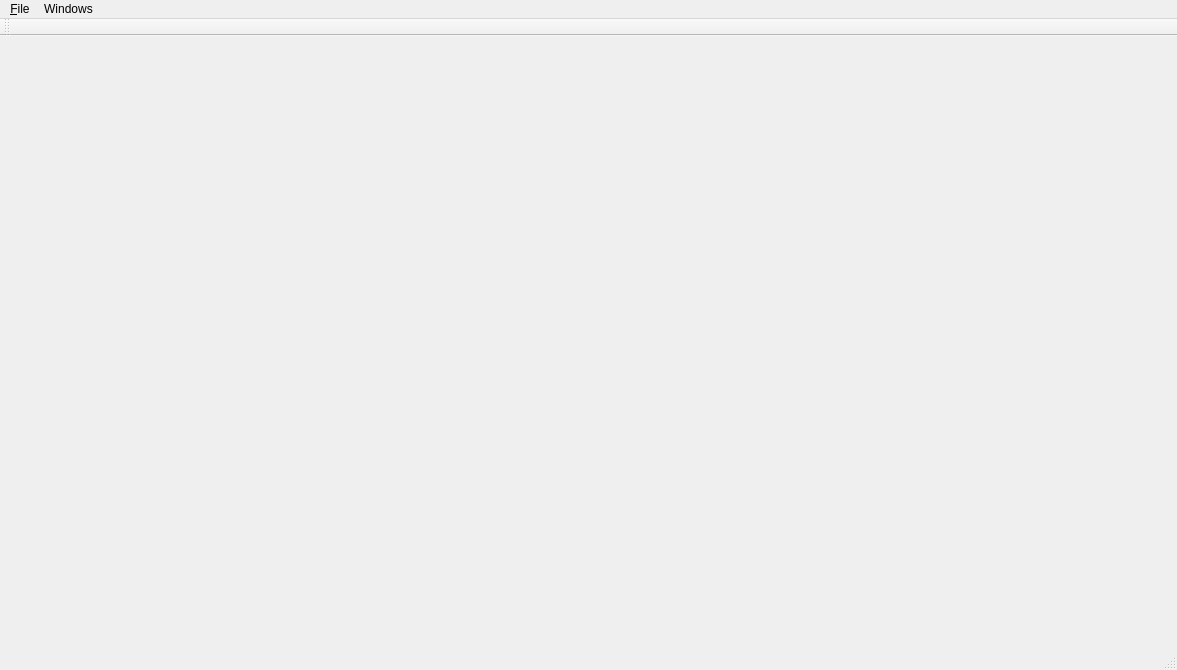
<?xml version="1.0" encoding="UTF-8"?>
<ui version="4.0">
 <class>MainWindow</class>
 <widget class="QMainWindow" name="MainWindow">
  <property name="geometry">
   <rect>
    <x>0</x>
    <y>0</y>
    <width>1177</width>
    <height>670</height>
   </rect>
  </property>
  <property name="minimumSize">
   <size>
    <width>192</width>
    <height>133</height>
   </size>
  </property>
  <property name="windowTitle">
   <string>Matrix</string>
  </property>
  <widget class="MapView" name="map_view">
   <layout class="QVBoxLayout" name="vertical_layout">
    <property name="spacing">
     <number>5</number>
    </property>
    <property name="leftMargin">
     <number>4</number>
    </property>
    <property name="topMargin">
     <number>4</number>
    </property>
    <property name="rightMargin">
     <number>4</number>
    </property>
    <property name="bottomMargin">
     <number>4</number>
    </property>
   </layout>
  </widget>
  <widget class="QMenuBar" name="menu_bar">
   <property name="geometry">
    <rect>
     <x>0</x>
     <y>0</y>
     <width>1177</width>
     <height>20</height>
    </rect>
   </property>
   <widget class="QMenu" name="menu_file">
    <property name="title">
     <string>&amp;File</string>
    </property>
    <addaction name="separator"/>
    <addaction name="action_exit"/>
   </widget>
   <widget class="QMenu" name="menu_windows">
    <property name="title">
     <string>Windows</string>
    </property>
   </widget>
   <addaction name="menu_file"/>
   <addaction name="menu_windows"/>
  </widget>
  <widget class="QStatusBar" name="status_bar"/>
  <widget class="QToolBar" name="tool_bar">
   <property name="windowTitle">
    <string>Toolbar</string>
   </property>
   <attribute name="toolBarArea">
    <enum>TopToolBarArea</enum>
   </attribute>
   <attribute name="toolBarBreak">
    <bool>false</bool>
   </attribute>
  </widget>
  <action name="action_exit">
   <property name="text">
    <string>E&amp;xit</string>
   </property>
  </action>
  <action name="action_zoom_in">
   <property name="icon">
    <iconset resource="../../core_ui/resources.qrc">
     <normaloff>:/resources/zoom_in.png</normaloff>:/resources/zoom_in.png</iconset>
   </property>
   <property name="text">
    <string>Zoom In</string>
   </property>
   <property name="toolTip">
    <string>Zoom In</string>
   </property>
  </action>
  <action name="action_zoom_out">
   <property name="icon">
    <iconset resource="../../core_ui/resources.qrc">
     <normaloff>:/resources/zoom_out.png</normaloff>:/resources/zoom_out.png</iconset>
   </property>
   <property name="text">
    <string>Zoom Out</string>
   </property>
   <property name="toolTip">
    <string>Zoom Out</string>
   </property>
  </action>
 </widget>
 <layoutdefault spacing="6" margin="11"/>
 <customwidgets>
  <customwidget>
   <class>MapView</class>
   <extends>QWidget</extends>
   <header>map_view.h</header>
   <container>1</container>
  </customwidget>
 </customwidgets>
 <resources>
  <include location="../../core_ui/resources.qrc"/>
 </resources>
 <connections>
  <connection>
   <sender>action_exit</sender>
   <signal>triggered()</signal>
   <receiver>MainWindow</receiver>
   <slot>close()</slot>
   <hints>
    <hint type="sourcelabel">
     <x>-1</x>
     <y>-1</y>
    </hint>
    <hint type="destinationlabel">
     <x>588</x>
     <y>334</y>
    </hint>
   </hints>
  </connection>
 </connections>
</ui>
